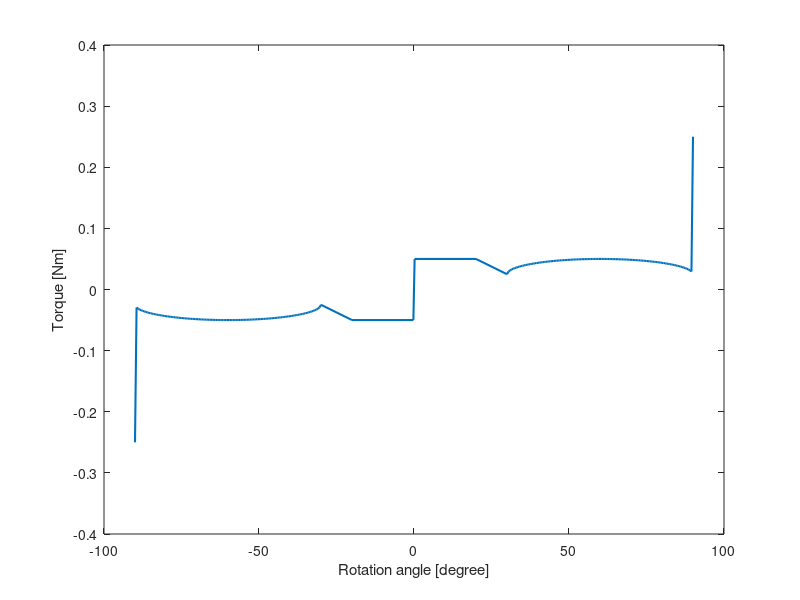

Reproduce this figure in MATLAB. (Note: this script raises an error after producing the figure.)
% =========================================================================
% ERC Design Step 1: Spring Selection based on target torque and Safety
% Factor (SF)
%
% Author: Rui Wu (rui.wu@usys.ethz.ch)
%         Stefano Mintchev (stefano.mintchev@usys.ethz.ch)
% Environmental Robotics Lab, ETH Zurich, 2024
%
% Funded by the Horizon Europe project in AI & robotics:
% "SPEAR: Spatial Perception & Embodied Autonomy Research"
% =========================================================================

%% Input 1/3: Target Safety Factor (SF)

SF = 2; % default: 2

%% Input 2/3: Required Response
% Need: 1) Theta_EA, Rotation of one cam (1/2 of total bending), in radians
%       2) M_EA, Target torque profile (N*m)
% below is an example

M_max=0.05; % Target maximum moment (N*m)
% Rotation of one cam (1/2 of total bending), in radians
Theta_EA=(-15:0.25:15);
% Target torque profile (N*m)
M_EA=(15^2-Theta_EA.^2).^0.5/30+0.5;
Theta_EA=[0.1 10 Theta_EA+30]*pi/180; % rotation of one rolamite (1/2 of total bending)
M_EA=[1 1 M_EA]*M_max; % normalised moment profile * M_max
M_EA(end)=5*M_max; % adding an end-stopping effect
M_EA=[fliplr(-M_EA) M_EA]; % generate symmetrical profile
Theta_EA=[fliplr(-Theta_EA) Theta_EA]; % generate symmetrical profile

%% Input 3/3: Does the ERC has integrated angular sensor (potentiometer): 1->Y, 0->N
sensorised = 1; % influences the mass estimation

%% Spring Requirement Evaluation

% Target incremental energy starting from Theta_EA(1)
DU = cumtrapz(Theta_EA * 2, M_EA);  
% Target torque variation rate
slopes = diff(M_EA) ./ diff(Theta_EA * 2);  
% Maximum target torque reduction rate
M_slp = -1 * min(slopes);  

%% Display
D = max((0.28*M_slp*1000)^(1/3),(0.33*(max(DU) - min(DU))*1000)^(1/3)); % Mass model's estimation of spring diameter
fprintf('Spring requirement:\n');
fprintf('   Max length & tension:       L_max*T_max >= %.3g N*m\n', 4 * M_slp * SF);
fprintf('   Max. elongation & tension: ΔL_max*T_max >= %.3g N*m\n\n', 2 * (max(DU) - min(DU)) * SF);
fprintf('Mass model estimation (this is only a guideline, as spring selection is not unique):\n');
fprintf('L_max: %.2g mm, coil diameter: %.1g mm, wire diameter: %.1g mm, ', D*10, D, D/5);
fprintf('ERC mass: %.2g g\n', max(max(0.14 * M_slp*1000, 0.17 * (max(DU) - min(DU))*1000), 25)+sensorised*10);
if sensorised == 1
    fprintf('Note: L_max includes the length of coupler, and ERC mass includes 10 g of sensor accesories\n\n');
else
    fprintf('\n');
end
fprintf('For Max. torque reduction rate %.3g N*m/rad\n', M_slp);
fprintf('and target energy variation %.3g J\n', (max(DU) - min(DU)));
fprintf('with Safety Factor SF = %.3g \n', SF);

figure
plot(Theta_EA*2*180/pi,M_EA,'LineWidth', 1.5)
xlabel('Rotation angle [degree]'); ylabel('Torque [Nm]')
fontsize(16,"points")
title('Target ERC torque response')
grid on